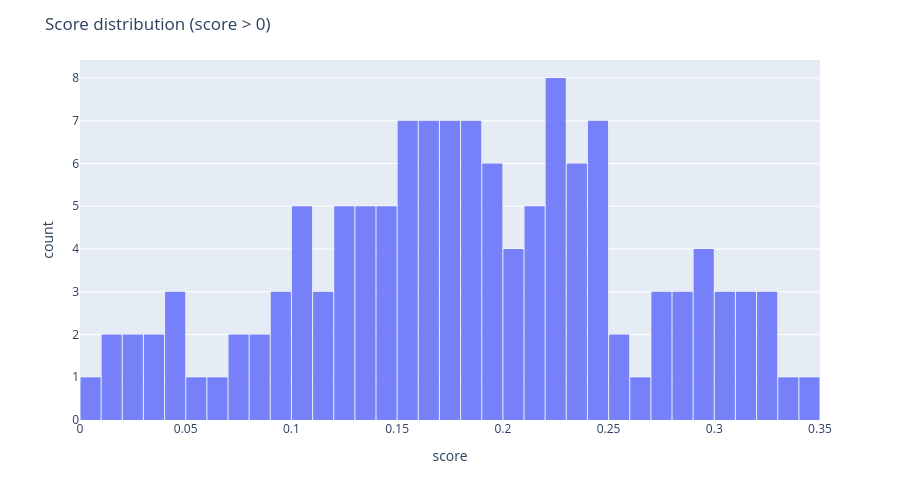

Notebook code for this chart:
### Markdown cell above
## Score Distribution Histogram

### Code cell
summary_plot = summary[summary["score"] > 0].copy()

fig = px.histogram(
    summary_plot,
    x="score",
    nbins=50,
    labels={"score": "score"},
    opacity=0.85,
)

fig.update_layout(
    width=900,
    height=500,
    title="Score distribution (score > 0)",
    bargap=0.05
)

fig.show()

### Figure 1 — Plotly figure (JSON) as saved in the notebook; plotly's stock layout.template omitted (floating-point values rounded to 4 significant figures; data arrays with more than 128 entries replaced by an {"elided": "..."} marker saying what was removed)
{"data": [{"bingroup": "x", "hovertemplate": "score=%{x}<br>count=%{y}<extra></extra>", "legendgroup": "", "marker": {"color": "#636efa", "opacity": 0.85, "pattern": {"shape": ""}}, "name": "", "nbinsx": 50, "orientation": "v", "showlegend": false, "type": "histogram", "x": {"elided": "130 float values"}, "xaxis": "x", "yaxis": "y"}], "layout": {"bargap": 0.05, "barmode": "relative", "height": 500, "legend": {"tracegroupgap": 0}, "margin": {"t": 60}, "title": {"text": "Score distribution (score > 0)"}, "width": 900, "xaxis": {"anchor": "y", "domain": [0, 1], "title": {"text": "score"}}, "yaxis": {"anchor": "x", "domain": [0, 1], "title": {"text": "count"}}}}
